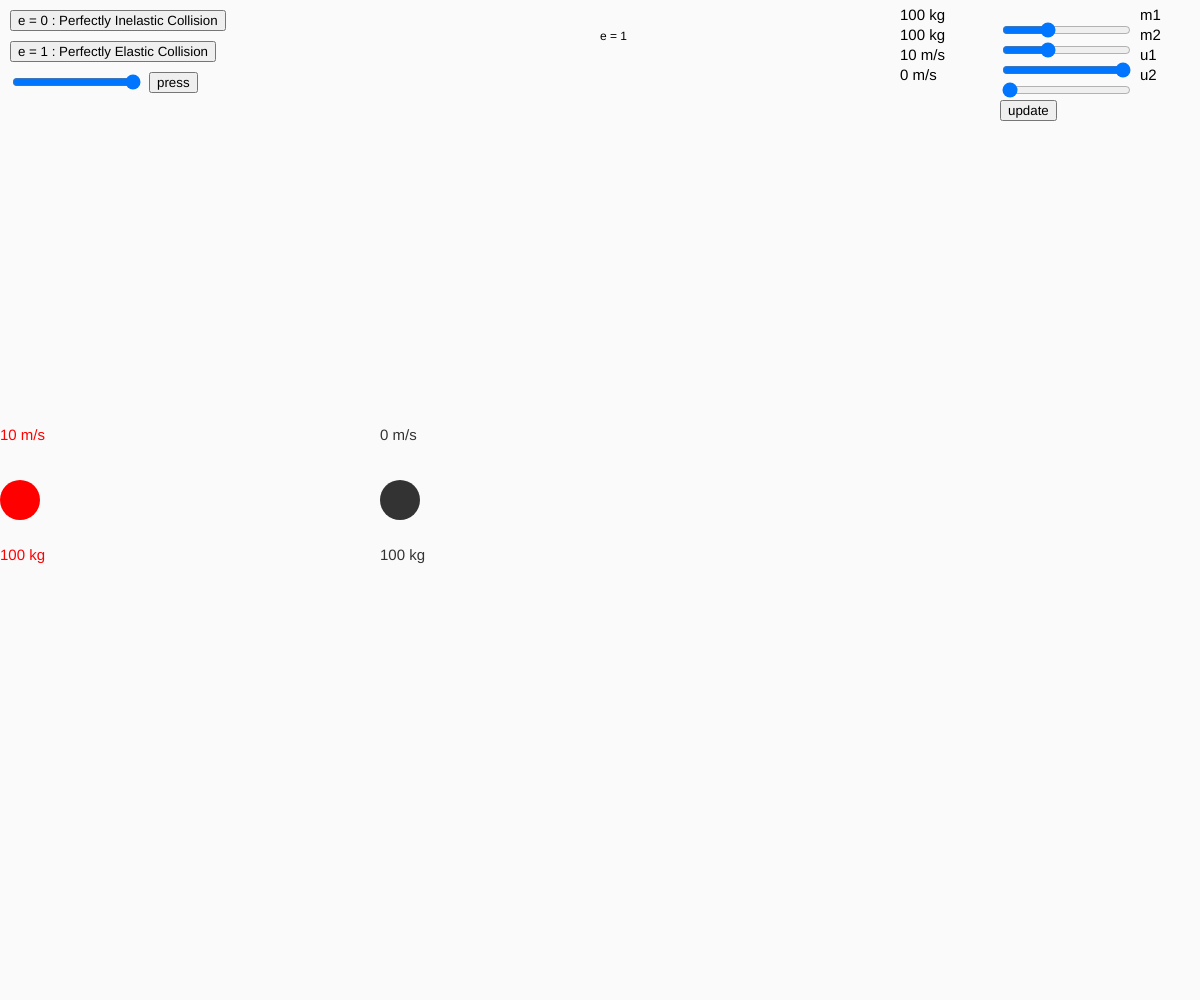
Frame 1 (no input)
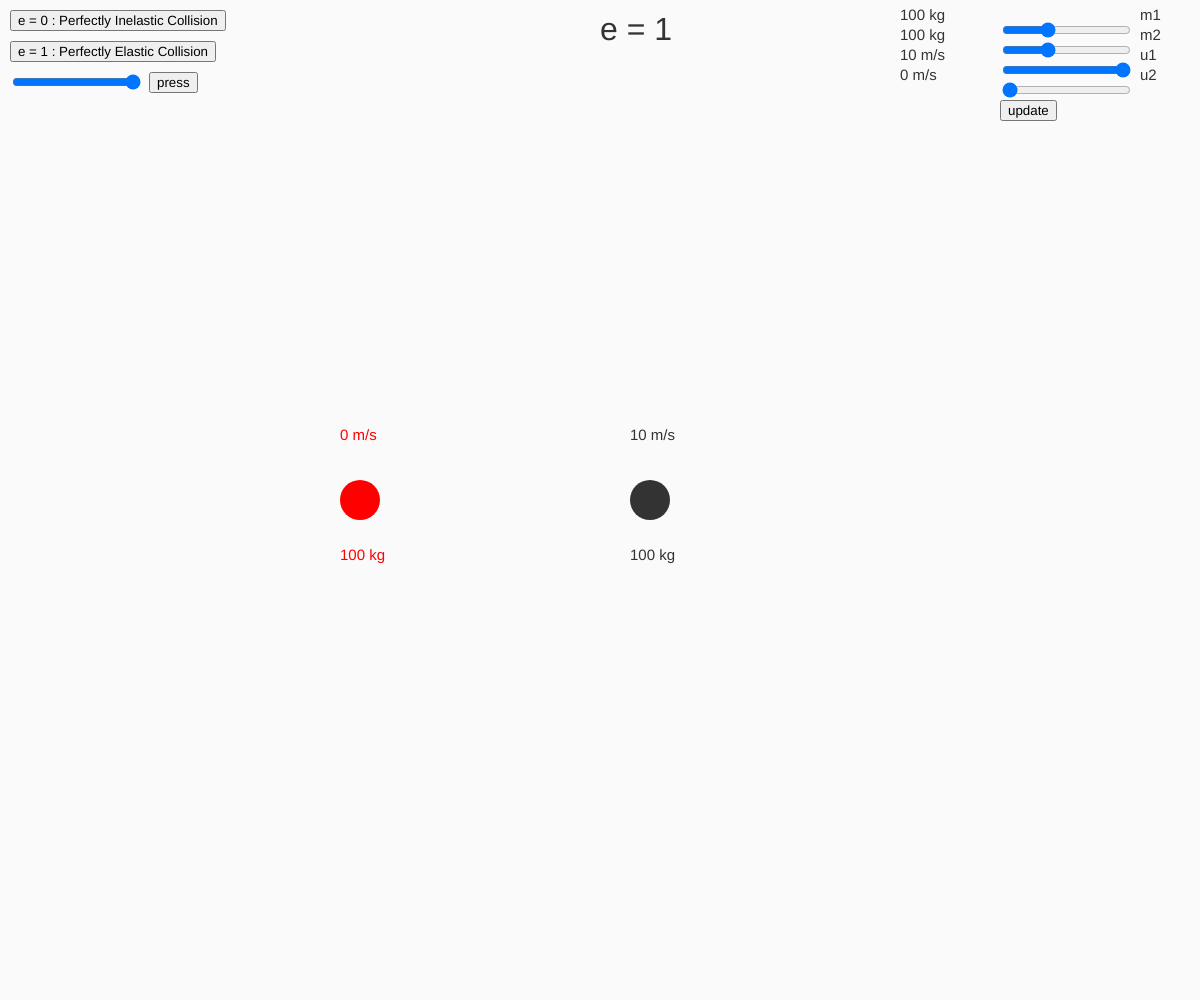
Frame 60 (no input)
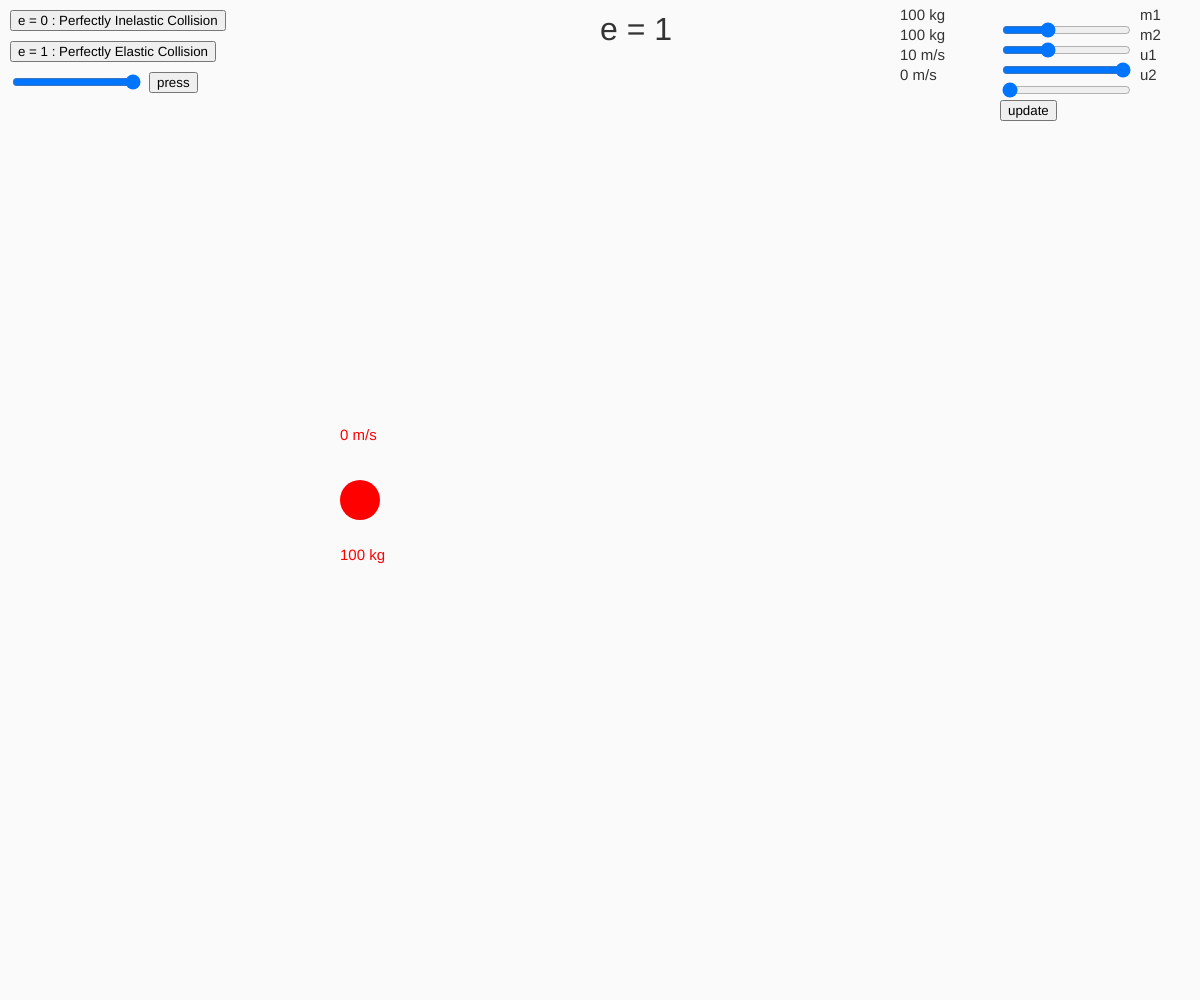
Frame 120 (the mouse pressed at the canvas centre since frame 60)

The p5.js sketch that drew these frames (run headless with seeded random() and noise() and a simulated clock; from frame 60 on, the mouse is pressed at the canvas centre):

// p5.js sketch
// ── sketch.js
let b1, b2;
let e = 1;
let button1, button2, button3, slider, button4;
let slider_m1, slider_m2, slider_u1, slider_u2;
let x, y;
let ball_u1 = 10, ball_u2 = 0, ball_m1 = 100, ball_m2 = 100;

let posx = 200;

function setup() {
	createCanvas(windowWidth, windowHeight);
	button1 = createButton('e = 0 : Perfectly Inelastic Collision');
	button1.position(10, 10);
	button1.mousePressed(changeE0);

	button2 = createButton('e = 1 : Perfectly Elastic Collision');
	button2.position(10, button1.height + 20);
	button2.mousePressed(changeE1);

	slider = createSlider(0, 1, e, 0.01);
	slider.position(10, button2.height * 2 + 30);

	button3 = createButton('press');
	button3.position(slider.width + 20, button2.height * 2 + 30);
	button3.mousePressed(changeE2);
	
	// mass 1
	slider_m1 = createSlider(50, 200, ball_m1, 10);
	slider_m1.position(width - posx, 20);

	// mass 2
	slider_m2 = createSlider(50, 200, ball_m2, 10);
	slider_m2.position(width - posx, 40);

	// velocity 1
	slider_u1 = createSlider(0, 10, ball_u1, 1);
	slider_u1.position(width - posx, 60);

	// velocity 2
	slider_u2 = createSlider(0, 5, ball_u2, 1);
	slider_u2.position(width - posx, 80);

	//update button
	button4 = createButton('update');
	button4.position(width - posx, 100);
	button4.mousePressed(changeE3);

	x = 100;
	y = height / 2;
	
	ball_m1 = slider_m1.value();
	ball_m2 = slider_m2.value();

	ball_u1 = slider_u1.value();
	ball_u2 = slider_u2.value();

	// color of the balls
	c1 = color(255, 0, 0);
	c2 = color(51);

	// ball objects
	b1 = new Ball(ball_m1/5, y, ball_m1, ball_u1, c1);
	b2 = new Ball(x + 300, y, ball_m2, ball_u2, c2);
 
	// controlling frame rate
	frameRate(27);
}

function draw() {
	background(250);
	text("e = " + slider.value(), width/2, 40);

	textSize(15);
	let p = 140;
	text("m1", width - posx + p, 20);
	text("m2", width - posx + p, 40);
	text("u1", width - posx + p, 60);
	text("u2", width - posx + p, 80);

	text(slider_m1.value() + " kg", width - posx - 100, 20);
	text(slider_m2.value() + " kg", width - posx - 100, 40);
	text(slider_u1.value() + " m/s", width - posx - 100, 60);
	text(slider_u2.value() + " m/s", width - posx - 100, 80);

	b1.createParticle();
	b2.createParticle();

	b1.move();
	b2.move();
	b1.collide(b2);
  
}

function changeE0() {
	changeE3();
	e = 0;
	removeSliders();
	setup();
}
function changeE1() {
	changeE3();
	e = 1;
	removeSliders();
	setup();
}
function changeE2() {
	changeE3();
	e = slider.value();
	removeSliders();
	setup();
}

function changeE3() {
	ball_m1 = slider_m1.value()
	ball_m2 = slider_m2.value()
	ball_u1 = slider_u1.value()
	ball_u2 = slider_u2.value()
	e = slider.value();
	removeSliders();
	setup();
}

function removeSliders() {
	slider_m1.remove();
	slider_m2.remove();
	slider_u1.remove();
	slider_u2.remove();
	slider.remove();
}

class Ball {
	constructor(x, y, m, xSpeed, c) {
		this.x = x,
		this.y = y,
        this.m = m;
        this.r = m / 5;
		this.xSpeed = xSpeed;
		this.c = c;
		// this.deltaE = 0;
	}
	createParticle() {
		noStroke();
		fill(this.c);
		ellipse(this.x, this.y, this.r * 2);
		textSize(15);
		text(this.xSpeed + " m/s", this.x - this.r, this.y - this.r - 40);
		text(this.m + " kg", this.x - this.r, this.y + this.r + 40);
		textSize(32);
		// text("Energy Loss: " + this.deltaE, width/2, 20);
	}
	move() {
		this.x += this.xSpeed;
	}
	update(newSpeed) {
		this.xSpeed = newSpeed;
	}
	collide(other) {
		if (this.x + this.r >= other.x - other.r) {
			let up1 = this.xSpeed * (this.m - other.m * e) + other.m * other.xSpeed * (1 + e);
			let low1 = this.m + other.m;
			let result1 = up1 / low1;

			let up2 = this.m * this.xSpeed * (1 + e) + other.xSpeed * (other.m - this.m * e);
			let low2 = this.m + other.m;
			let result2 = up2 / low2;

			// energy loss
			// this.deltaE = ((this.m + other.m) / (2 * this.m * other.m)) * (this.xSpeed - other.xSpeed)*(this.xSpeed - other.xSpeed) * (1 - e*e);
			this.update(result1);
			other.update(result2);
		}
	}
}
